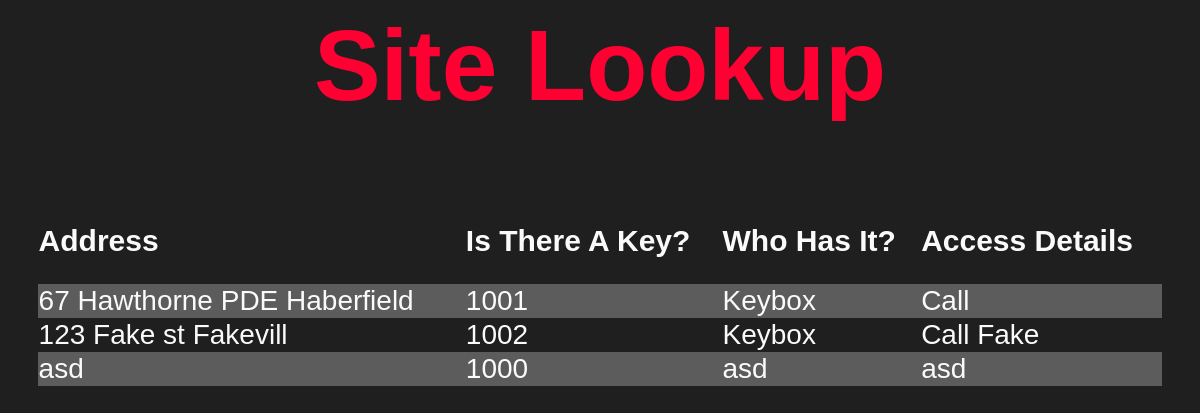
Screenshot of /site_lookup.php with the database file from the repository.
### tables this page shows
CREATE TABLE "keys" (
	"id_number"	INTEGER,
	"address"	TEXT,
	"key_holder"	TEXT,
	"date_of_issue"	TEXT,
	"key_provider"	TEXT,
	"large"	TEXT,
	"fip"	TEXT,
	"pump"	TEXT,
	"access"	TEXT,
	"is_key"	TEXT,
	"unique"	INTEGER,
	PRIMARY KEY("unique" AUTOINCREMENT)
);

### site_lookup.php (the view, shortened to what this page needs)
<html>
<head>
</head>
<body>
<h1>
    Site Lookup
</h1>
<?php
    $pdo = new PDO('sqlite:keys.db');
    $statement = $pdo->query("SELECT * from keys WHERE is_key = 1");
    $keys = $statement->fetchAll(PDO::FETCH_ASSOC);
    echo "<table>";
    echo "<tr>";
        echo "<td><h2>Address</h2></td>";
        echo "<td><h2>Is There A Key?</h2></td>";
        echo "<td><h2>Who Has It?</h2></td>";
        echo "<td><h2>Access Details</h2></td>";
    echo "</tr>";
    foreach($keys as $row => $key){
        echo "<tr><h3>";
            echo "<td>" .  $key['address']  .  "</td>";
            echo "<td>" .  $key['id_number']  .  "</td>";
            echo "<td>" .  $key['key_holder']  .  "</td>";
            echo "<td>" .  $key['access']  .  "</td>";
        echo "</h3></tr>";
    }
    echo "</table>";
?>
</body>
</html>

### site_lookup.php (style rules this page uses)
body { font-family: Century Gothic, CenturyGothic, AppleGothic, sans-serif; background: #1f1f1f; color: #fafafa; }
table, tr, td { border: none; border-collapse: collapse; }
tr:nth-child(even) { background-color: #5c5c5c; }
table { width: 95%; margin: 100px auto; }
tr { height: 30px; font-size: 23px; }
td { font-size: 28px; }
h1 { font-size: 100px; text-align: center; color: #ff0033 }
h2 { font-size: 30px; }
h3 { font-size: 20px; }

### rows the page displays
keys: address "67 Hawthorne PDE Haberfield", id_number "1001", key_holder "Keybox", access "Call"
keys: address "123 Fake st Fakevill", id_number "1002", key_holder "Keybox", access "Call Fake"
keys: address "asd", id_number "1000", key_holder "asd", access "asd"
